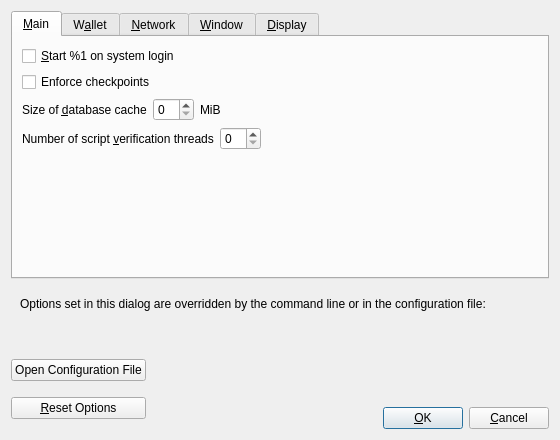
<?xml version="1.0" encoding="UTF-8"?>
<ui version="4.0">
 <class>OptionsDialog</class>
 <widget class="QDialog" name="OptionsDialog">
  <property name="geometry">
   <rect>
    <x>0</x>
    <y>0</y>
    <width>560</width>
    <height>440</height>
   </rect>
  </property>
  <property name="windowTitle">
   <string>Options</string>
  </property>
  <property name="modal">
   <bool>true</bool>
  </property>
  <layout class="QVBoxLayout" name="verticalLayout">
   <item>
    <widget class="QTabWidget" name="tabWidget">
     <property name="currentIndex">
      <number>0</number>
     </property>
     <widget class="QWidget" name="tabMain">
      <attribute name="title">
       <string>&amp;Main</string>
      </attribute>
      <layout class="QVBoxLayout" name="verticalLayout_Main">
       <item>
        <widget class="QCheckBox" name="bitcoinAtStartup">
         <property name="toolTip">
          <string>Automatically start %1 after logging in to the system.</string>
         </property>
         <property name="text">
          <string>&amp;Start %1 on system login</string>
         </property>
        </widget>
       </item>
       <item>
        <widget class="QCheckBox" name="checkpointEnforce">
         <property name="toolTip">
          <string>Check this box to follow the centrally issued checkpoints.</string>
         </property>
         <property name="text">
          <string>Enforce checkpoints</string>
         </property>
        </widget>
       </item>
       <item>
        <layout class="QHBoxLayout" name="horizontalLayout_2_Main">
         <item>
          <widget class="QLabel" name="databaseCacheLabel">
           <property name="text">
            <string>Size of &amp;database cache</string>
           </property>
           <property name="textFormat">
            <enum>Qt::PlainText</enum>
           </property>
           <property name="buddy">
            <cstring>databaseCache</cstring>
           </property>
          </widget>
         </item>
         <item>
          <widget class="QSpinBox" name="databaseCache"/>
         </item>
         <item>
          <widget class="QLabel" name="databaseCacheUnitLabel">
           <property name="text">
            <string>MiB</string>
           </property>
           <property name="textFormat">
            <enum>Qt::PlainText</enum>
           </property>
          </widget>
         </item>
         <item>
          <spacer name="horizontalSpacer_2_Main">
           <property name="orientation">
            <enum>Qt::Horizontal</enum>
           </property>
           <property name="sizeHint" stdset="0">
            <size>
             <width>40</width>
             <height>20</height>
            </size>
           </property>
          </spacer>
         </item>
        </layout>
       </item>
       <item>
        <layout class="QHBoxLayout" name="horizontalLayout_Main_VerifyLabel">
         <item>
          <widget class="QLabel" name="threadsScriptVerifLabel">
           <property name="text">
            <string>Number of script &amp;verification threads</string>
           </property>
           <property name="textFormat">
            <enum>Qt::PlainText</enum>
           </property>
           <property name="buddy">
            <cstring>threadsScriptVerif</cstring>
           </property>
          </widget>
         </item>
         <item>
          <widget class="QSpinBox" name="threadsScriptVerif">
           <property name="toolTip">
            <string>(0 = auto, &lt;0 = leave that many cores free)</string>
           </property>
          </widget>
         </item>
         <item>
          <spacer name="horizontalSpacer_Main_Threads">
           <property name="orientation">
            <enum>Qt::Horizontal</enum>
           </property>
           <property name="sizeHint" stdset="0">
            <size>
             <width>40</width>
             <height>20</height>
            </size>
           </property>
          </spacer>
         </item>
        </layout>
       </item>
       <item>
        <spacer name="verticalSpacer_Main">
         <property name="orientation">
          <enum>Qt::Vertical</enum>
         </property>
         <property name="sizeHint" stdset="0">
          <size>
           <width>20</width>
           <height>40</height>
          </size>
         </property>
        </spacer>
       </item>
      </layout>
     </widget>
     <widget class="QWidget" name="tabWallet">
      <attribute name="title">
       <string>W&amp;allet</string>
      </attribute>
      <layout class="QVBoxLayout" name="verticalLayout_Wallet">
       <item>
        <widget class="QGroupBox" name="groupBox">
         <property name="title">
          <string>Expert</string>
         </property>
         <layout class="QVBoxLayout" name="verticalLayout_2">
          <item>
           <widget class="QCheckBox" name="coinControlFeatures">
            <property name="toolTip">
             <string>Whether to show coin control features or not.</string>
            </property>
            <property name="text">
             <string>Enable coin &amp;control features</string>
            </property>
           </widget>
          </item>
          <item>
           <widget class="QCheckBox" name="spendZeroConfChange">
            <property name="toolTip">
             <string>If you disable the spending of unconfirmed change, the change from a transaction cannot be used until that transaction has at least one confirmation. This also affects how your balance is computed.</string>
            </property>
            <property name="text">
             <string>&amp;Spend unconfirmed change</string>
            </property>
           </widget>
          </item>
         </layout>
        </widget>
       </item>
       <item>
        <spacer name="verticalSpacer_Wallet">
         <property name="orientation">
          <enum>Qt::Vertical</enum>
         </property>
         <property name="sizeHint" stdset="0">
          <size>
           <width>20</width>
           <height>40</height>
          </size>
         </property>
        </spacer>
       </item>
      </layout>
     </widget>
     <widget class="QWidget" name="tabNetwork">
      <attribute name="title">
       <string>&amp;Network</string>
      </attribute>
      <layout class="QVBoxLayout" name="verticalLayout_Network">
       <item>
        <widget class="QCheckBox" name="mapPortUpnp">
         <property name="toolTip">
          <string>Automatically open the Slimcoin client port on the router. This only works when your router supports UPnP and it is enabled.</string>
         </property>
         <property name="text">
          <string>Map port using &amp;UPnP</string>
         </property>
        </widget>
       </item>
       <item>
        <widget class="QCheckBox" name="allowIncoming">
         <property name="toolTip">
          <string>Accept connections from outside.</string>
         </property>
         <property name="text">
          <string>Allow incomin&amp;g connections</string>
         </property>
        </widget>
       </item>
       <item>
        <widget class="QCheckBox" name="connectSocks">
         <property name="toolTip">
          <string>Connect to the Slimcoin network through a SOCKS5 proxy.</string>
         </property>
         <property name="text">
          <string>&amp;Connect through SOCKS5 proxy (default proxy):</string>
         </property>
        </widget>
       </item>
       <item>
        <layout class="QHBoxLayout" name="horizontalLayout_1_Network">
         <item>
          <widget class="QLabel" name="proxyIpLabel">
           <property name="text">
            <string>Proxy &amp;IP:</string>
           </property>
           <property name="textFormat">
            <enum>Qt::PlainText</enum>
           </property>
           <property name="buddy">
            <cstring>proxyIp</cstring>
           </property>
          </widget>
         </item>
         <item>
          <widget class="QValidatedLineEdit" name="proxyIp">
           <property name="minimumSize">
            <size>
             <width>140</width>
             <height>0</height>
            </size>
           </property>
           <property name="maximumSize">
            <size>
             <width>140</width>
             <height>16777215</height>
            </size>
           </property>
           <property name="toolTip">
            <string>IP address of the proxy (e.g. IPv4: 127.0.0.1 / IPv6: ::1)</string>
           </property>
          </widget>
         </item>
         <item>
          <widget class="QLabel" name="proxyPortLabel">
           <property name="text">
            <string>&amp;Port:</string>
           </property>
           <property name="textFormat">
            <enum>Qt::PlainText</enum>
           </property>
           <property name="buddy">
            <cstring>proxyPort</cstring>
           </property>
          </widget>
         </item>
         <item>
          <widget class="QLineEdit" name="proxyPort">
           <property name="minimumSize">
            <size>
             <width>55</width>
             <height>0</height>
            </size>
           </property>
           <property name="maximumSize">
            <size>
             <width>55</width>
             <height>16777215</height>
            </size>
           </property>
           <property name="toolTip">
            <string>Port of the proxy (e.g. 9050)</string>
           </property>
          </widget>
         </item>
         <item>
          <spacer name="horizontalSpacer_1_Network">
           <property name="orientation">
            <enum>Qt::Horizontal</enum>
           </property>
           <property name="sizeHint" stdset="0">
            <size>
             <width>40</width>
             <height>20</height>
            </size>
           </property>
          </spacer>
         </item>
        </layout>
       </item>
       <item>
        <layout class="QHBoxLayout" name="horizontalLayout_2_Network">
         <item>
          <widget class="QLabel" name="proxyActiveNets">
           <property name="text">
            <string>Used for reaching peers via:</string>
           </property>
           <property name="textFormat">
            <enum>Qt::PlainText</enum>
           </property>
          </widget>
         </item>
         <item>
          <widget class="QCheckBox" name="proxyReachIPv4">
           <property name="enabled">
            <bool>false</bool>
           </property>
           <property name="toolTip">
            <string>Shows if the supplied default SOCKS5 proxy is used to reach peers via this network type.</string>
           </property>
           <property name="text">
            <string/>
           </property>
          </widget>
         </item>
         <item>
          <widget class="QLabel" name="proxyReachIPv4Label">
           <property name="text">
            <string>IPv4</string>
           </property>
           <property name="textFormat">
            <enum>Qt::PlainText</enum>
           </property>
          </widget>
         </item>
         <item>
          <widget class="QCheckBox" name="proxyReachIPv6">
           <property name="enabled">
            <bool>false</bool>
           </property>
           <property name="toolTip">
            <string>Shows if the supplied default SOCKS5 proxy is used to reach peers via this network type.</string>
           </property>
           <property name="text">
            <string/>
           </property>
          </widget>
         </item>
         <item>
          <widget class="QLabel" name="proxyReachIPv6Label">
           <property name="text">
            <string>IPv6</string>
           </property>
           <property name="textFormat">
            <enum>Qt::PlainText</enum>
           </property>
          </widget>
         </item>
         <item>
          <widget class="QCheckBox" name="proxyReachTor">
           <property name="enabled">
            <bool>false</bool>
           </property>
           <property name="toolTip">
            <string>Shows if the supplied default SOCKS5 proxy is used to reach peers via this network type.</string>
           </property>
           <property name="text">
            <string/>
           </property>
          </widget>
         </item>
         <item>
          <widget class="QLabel" name="proxyReachTorLabel">
           <property name="text">
            <string>Tor</string>
           </property>
           <property name="textFormat">
            <enum>Qt::PlainText</enum>
           </property>
          </widget>
         </item>
         <item>
          <spacer name="horizontalSpacer_2_Network">
           <property name="orientation">
            <enum>Qt::Horizontal</enum>
           </property>
           <property name="sizeHint" stdset="0">
            <size>
             <width>40</width>
             <height>20</height>
            </size>
           </property>
          </spacer>
         </item>
        </layout>
       </item>
       <item>
        <widget class="QCheckBox" name="connectSocksTor">
         <property name="toolTip">
          <string>Connect to the Slimcoin network through a separate SOCKS5 proxy for Tor hidden services.</string>
         </property>
         <property name="text">
          <string>Use separate SOCKS&amp;5 proxy to reach peers via Tor hidden services:</string>
         </property>
        </widget>
       </item>
       <item>
        <layout class="QHBoxLayout" name="horizontalLayout_3_Network">
         <item>
          <widget class="QLabel" name="proxyIpTorLabel">
           <property name="text">
            <string>Proxy &amp;IP:</string>
           </property>
           <property name="textFormat">
            <enum>Qt::PlainText</enum>
           </property>
           <property name="buddy">
            <cstring>proxyIpTor</cstring>
           </property>
          </widget>
         </item>
         <item>
          <widget class="QValidatedLineEdit" name="proxyIpTor">
           <property name="minimumSize">
            <size>
             <width>140</width>
             <height>0</height>
            </size>
           </property>
           <property name="maximumSize">
            <size>
             <width>140</width>
             <height>16777215</height>
            </size>
           </property>
           <property name="toolTip">
            <string>IP address of the proxy (e.g. IPv4: 127.0.0.1 / IPv6: ::1)</string>
           </property>
          </widget>
         </item>
         <item>
          <widget class="QLabel" name="proxyPortTorLabel">
           <property name="text">
            <string>&amp;Port:</string>
           </property>
           <property name="textFormat">
            <enum>Qt::PlainText</enum>
           </property>
           <property name="buddy">
            <cstring>proxyPortTor</cstring>
           </property>
          </widget>
         </item>
         <item>
          <widget class="QLineEdit" name="proxyPortTor">
           <property name="minimumSize">
            <size>
             <width>55</width>
             <height>0</height>
            </size>
           </property>
           <property name="maximumSize">
            <size>
             <width>55</width>
             <height>16777215</height>
            </size>
           </property>
           <property name="toolTip">
            <string>Port of the proxy (e.g. 9050)</string>
           </property>
          </widget>
         </item>
         <item>
          <spacer name="horizontalSpacer_4_Network">
           <property name="orientation">
            <enum>Qt::Horizontal</enum>
           </property>
           <property name="sizeHint" stdset="0">
            <size>
             <width>40</width>
             <height>20</height>
            </size>
           </property>
          </spacer>
         </item>
        </layout>
       </item>
       <item>
        <spacer name="verticalSpacer_Network">
         <property name="orientation">
          <enum>Qt::Vertical</enum>
         </property>
         <property name="sizeHint" stdset="0">
          <size>
           <width>20</width>
           <height>40</height>
          </size>
         </property>
        </spacer>
       </item>
      </layout>
     </widget>
     <widget class="QWidget" name="tabWindow">
      <attribute name="title">
       <string>&amp;Window</string>
      </attribute>
      <layout class="QVBoxLayout" name="verticalLayout_Window">
       <item>
        <widget class="QCheckBox" name="hideTrayIcon">
         <property name="toolTip">
          <string>Hide the icon from the system tray.</string>
         </property>
         <property name="text">
          <string>&amp;Hide tray icon</string>
         </property>
        </widget>
       </item>
       <item>
        <widget class="QCheckBox" name="minimizeToTray">
         <property name="toolTip">
          <string>Show only a tray icon after minimizing the window.</string>
         </property>
         <property name="text">
          <string>&amp;Minimize to the tray instead of the taskbar</string>
         </property>
        </widget>
       </item>
       <item>
        <widget class="QCheckBox" name="minimizeOnClose">
         <property name="toolTip">
          <string>Minimize instead of exit the application when the window is closed. When this option is enabled, the application will be closed only after selecting Exit in the menu.</string>
         </property>
         <property name="text">
          <string>M&amp;inimize on close</string>
         </property>
        </widget>
       </item>
       <item>
        <spacer name="verticalSpacer_Window">
         <property name="orientation">
          <enum>Qt::Vertical</enum>
         </property>
         <property name="sizeHint" stdset="0">
          <size>
           <width>20</width>
           <height>40</height>
          </size>
         </property>
        </spacer>
       </item>
      </layout>
     </widget>
     <widget class="QWidget" name="tabDisplay">
      <attribute name="title">
       <string>&amp;Display</string>
      </attribute>
      <layout class="QVBoxLayout" name="verticalLayout_Display">
       <item>
        <layout class="QHBoxLayout" name="horizontalLayout_1_Display">
         <item>
          <widget class="QLabel" name="langLabel">
           <property name="text">
            <string>User Interface &amp;language:</string>
           </property>
           <property name="textFormat">
            <enum>Qt::PlainText</enum>
           </property>
           <property name="buddy">
            <cstring>lang</cstring>
           </property>
          </widget>
         </item>
         <item>
          <widget class="QValueComboBox" name="lang">
           <property name="toolTip">
            <string>The user interface language can be set here. This setting will take effect after restarting %1.</string>
           </property>
          </widget>
         </item>
        </layout>
       </item>
       <item>
        <layout class="QHBoxLayout" name="horizontalLayout_2_Display">
         <item>
          <widget class="QLabel" name="unitLabel">
           <property name="text">
            <string>&amp;Unit to show amounts in:</string>
           </property>
           <property name="textFormat">
            <enum>Qt::PlainText</enum>
           </property>
           <property name="buddy">
            <cstring>unit</cstring>
           </property>
          </widget>
         </item>
         <item>
          <widget class="QValueComboBox" name="unit">
           <property name="toolTip">
            <string>Choose the default subdivision unit to show in the interface and when sending coins.</string>
           </property>
          </widget>
         </item>
        </layout>
       </item>
       <item>
        <layout class="QHBoxLayout" name="horizontalLayout_3_Display">
         <item>
          <widget class="QLabel" name="thirdPartyTxUrlsLabel">
           <property name="toolTip">
            <string>Third party URLs (e.g. a block explorer) that appear in the transactions tab as context menu items. %s in the URL is replaced by transaction hash. Multiple URLs are separated by vertical bar |.</string>
           </property>
           <property name="text">
            <string>&amp;Third party transaction URLs</string>
           </property>
           <property name="buddy">
            <cstring>thirdPartyTxUrls</cstring>
           </property>
          </widget>
         </item>
         <item>
          <widget class="QLineEdit" name="thirdPartyTxUrls">
           <property name="toolTip">
            <string>Third party URLs (e.g. a block explorer) that appear in the transactions tab as context menu items. %s in the URL is replaced by transaction hash. Multiple URLs are separated by vertical bar |.</string>
           </property>
           <property name="placeholderText">
            <string notr="true">https://example.com/tx/%s</string>
           </property>
          </widget>
         </item>
        </layout>
       </item>
       <item>
        <spacer name="verticalSpacer_Display">
         <property name="orientation">
          <enum>Qt::Vertical</enum>
         </property>
         <property name="sizeHint" stdset="0">
          <size>
           <width>20</width>
           <height>40</height>
          </size>
         </property>
        </spacer>
       </item>
      </layout>
     </widget>
    </widget>
   </item>
   <item>
    <widget class="QFrame" name="frame">
     <layout class="QVBoxLayout" name="verticalLayout_Bottom">
      <item>
       <layout class="QHBoxLayout" name="horizontalLayout_Bottom">
        <item>
         <widget class="QLabel" name="overriddenByCommandLineInfoLabel">
          <property name="text">
           <string>Options set in this dialog are overridden by the command line or in the configuration file:</string>
          </property>
          <property name="textFormat">
           <enum>Qt::PlainText</enum>
          </property>
         </widget>
        </item>
        <item>
         <spacer name="horizontalSpacer_Bottom">
          <property name="orientation">
           <enum>Qt::Horizontal</enum>
          </property>
          <property name="sizeHint" stdset="0">
           <size>
            <width>40</width>
            <height>20</height>
           </size>
          </property>
         </spacer>
        </item>
       </layout>
      </item>
      <item>
       <widget class="QLabel" name="overriddenByCommandLineLabel">
        <property name="text">
         <string/>
        </property>
        <property name="textFormat">
         <enum>Qt::PlainText</enum>
        </property>
        <property name="wordWrap">
         <bool>true</bool>
        </property>
       </widget>
      </item>
     </layout>
    </widget>
   </item>
   <item>
    <layout class="QHBoxLayout" name="horizontalLayout_Buttons">
     <item>
      <layout class="QVBoxLayout" name="verticalLayout_Buttons">
       <item>
        <widget class="QPushButton" name="openBitcoinConfButton">
         <property name="toolTip">
          <string>Open the %1 configuration file from the working directory.</string>
         </property>
         <property name="text">
          <string>Open Configuration File</string>
         </property>
         <property name="autoDefault">
          <bool>false</bool>
         </property>
        </widget>
       </item>
       <item>
        <widget class="QPushButton" name="resetButton">
         <property name="toolTip">
          <string>Reset all client options to default.</string>
         </property>
         <property name="text">
          <string>&amp;Reset Options</string>
         </property>
         <property name="autoDefault">
          <bool>false</bool>
         </property>
        </widget>
       </item>
      </layout>
     </item>
     <item>
      <spacer name="horizontalSpacer_1">
       <property name="orientation">
        <enum>Qt::Horizontal</enum>
       </property>
       <property name="sizeHint" stdset="0">
        <size>
         <width>40</width>
         <height>48</height>
        </size>
       </property>
      </spacer>
     </item>
     <item>
      <widget class="QLabel" name="statusLabel">
       <property name="minimumSize">
        <size>
         <width>200</width>
         <height>0</height>
        </size>
       </property>
       <property name="font">
        <font>
         <weight>75</weight>
         <bold>true</bold>
        </font>
       </property>
       <property name="text">
        <string/>
       </property>
       <property name="textFormat">
        <enum>Qt::PlainText</enum>
       </property>
       <property name="wordWrap">
        <bool>true</bool>
       </property>
      </widget>
     </item>
     <item>
      <spacer name="horizontalSpacer_2">
       <property name="orientation">
        <enum>Qt::Horizontal</enum>
       </property>
       <property name="sizeHint" stdset="0">
        <size>
         <width>40</width>
         <height>48</height>
        </size>
       </property>
      </spacer>
     </item>
     <item>
      <layout class="QVBoxLayout" name="verticalLayout_4">
       <item>
        <spacer name="verticalSpacer">
         <property name="orientation">
          <enum>Qt::Vertical</enum>
         </property>
         <property name="sizeHint" stdset="0">
          <size>
           <width>20</width>
           <height>40</height>
          </size>
         </property>
        </spacer>
       </item>
       <item>
        <layout class="QHBoxLayout" name="horizontalLayout">
         <item>
          <widget class="QPushButton" name="okButton">
           <property name="text">
            <string>&amp;OK</string>
           </property>
           <property name="autoDefault">
            <bool>false</bool>
           </property>
           <property name="default">
            <bool>true</bool>
           </property>
          </widget>
         </item>
         <item>
          <widget class="QPushButton" name="cancelButton">
           <property name="text">
            <string>&amp;Cancel</string>
           </property>
           <property name="autoDefault">
            <bool>false</bool>
           </property>
          </widget>
         </item>
        </layout>
       </item>
      </layout>
     </item>
    </layout>
   </item>
  </layout>
 </widget>
 <customwidgets>
  <customwidget>
   <class>QValidatedLineEdit</class>
   <extends>QLineEdit</extends>
   <header>qt/qvalidatedlineedit.h</header>
  </customwidget>
  <customwidget>
   <class>QValueComboBox</class>
   <extends>QComboBox</extends>
   <header>qt/qvaluecombobox.h</header>
  </customwidget>
 </customwidgets>
 <resources/>
 <connections/>
</ui>
